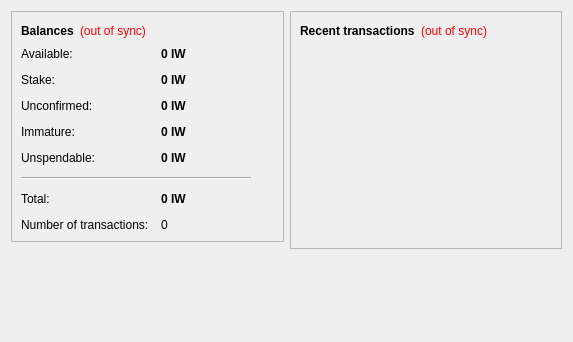
<?xml version="1.0" encoding="UTF-8"?>
<ui version="4.0">
 <class>OverviewPage</class>
 <widget class="QWidget" name="OverviewPage">
  <property name="geometry">
   <rect>
    <x>0</x>
    <y>0</y>
    <width>573</width>
    <height>342</height>
   </rect>
  </property>
  <property name="windowTitle">
   <string>Form</string>
  </property>
  <layout class="QHBoxLayout" name="horizontalLayout" stretch="1,1">
   <item>
    <layout class="QVBoxLayout" name="verticalLayout_2">
     <item>
      <widget class="QFrame" name="frame">
       <property name="frameShape">
        <enum>QFrame::StyledPanel</enum>
       </property>
       <property name="frameShadow">
        <enum>QFrame::Raised</enum>
       </property>
       <layout class="QVBoxLayout" name="verticalLayout_4">
        <item>
         <layout class="QHBoxLayout" name="horizontalLayout_4">
          <item>
           <widget class="QLabel" name="label_5">
            <property name="font">
             <font>
              <weight>75</weight>
              <bold>true</bold>
             </font>
            </property>
            <property name="text">
             <string>Balances</string>
            </property>
           </widget>
          </item>
          <item>
           <widget class="QLabel" name="labelWalletStatus">
            <property name="toolTip">
             <string>The displayed information may be out of date. Your wallet automatically synchronizes with the iWalletCoin network after a connection is established, but this process has not completed yet.</string>
            </property>
            <property name="styleSheet">
             <string notr="true">QLabel { color: red; }</string>
            </property>
            <property name="text">
             <string notr="true">(out of sync)</string>
            </property>
            <property name="alignment">
             <set>Qt::AlignLeading|Qt::AlignLeft|Qt::AlignVCenter</set>
            </property>
           </widget>
          </item>
          <item>
           <spacer name="horizontalSpacer_2">
            <property name="orientation">
             <enum>Qt::Horizontal</enum>
            </property>
            <property name="sizeHint" stdset="0">
             <size>
              <width>40</width>
              <height>20</height>
             </size>
            </property>
           </spacer>
          </item>
         </layout>
        </item>
        <item>
         <layout class="QFormLayout" name="formLayout_2">
          <property name="fieldGrowthPolicy">
           <enum>QFormLayout::AllNonFixedFieldsGrow</enum>
          </property>
          <property name="horizontalSpacing">
           <number>12</number>
          </property>
          <property name="verticalSpacing">
           <number>12</number>
          </property>
          <item row="0" column="0">
           <widget class="QLabel" name="labelAvailableText">
            <property name="toolTip">
             <string>Your current available balance</string>
            </property>
            <property name="text">
             <string>Available:</string>
            </property>
           </widget>
          </item>
          <item row="0" column="1">
           <widget class="QLabel" name="labelAvailable">
            <property name="font">
             <font>
              <weight>75</weight>
              <bold>true</bold>
             </font>
            </property>
            <property name="cursor">
             <cursorShape>IBeamCursor</cursorShape>
            </property>
            <property name="toolTip">
             <string>Your current available balance</string>
            </property>
            <property name="text">
             <string notr="true">0 IW</string>
            </property>
            <property name="alignment">
             <set>Qt::AlignLeading|Qt::AlignLeft|Qt::AlignVCenter</set>
            </property>
            <property name="textInteractionFlags">
             <set>Qt::LinksAccessibleByMouse|Qt::TextSelectableByKeyboard|Qt::TextSelectableByMouse</set>
            </property>
           </widget>
          </item>
          <item row="1" column="0">
           <widget class="QLabel" name="label_6">
            <property name="toolTip">
             <string>Total of coins that was staked, and do not yet count toward the current balance</string>
            </property>
            <property name="text">
             <string>Stake:</string>
            </property>
           </widget>
          </item>
          <item row="1" column="1">
           <widget class="QLabel" name="labelStake">
            <property name="font">
             <font>
              <weight>75</weight>
              <bold>true</bold>
             </font>
            </property>
            <property name="cursor">
             <cursorShape>IBeamCursor</cursorShape>
            </property>
            <property name="toolTip">
             <string>Total of coins that was staked, and do not yet count toward the current balance</string>
            </property>
            <property name="text">
             <string notr="true">0 IW</string>
            </property>
            <property name="alignment">
             <set>Qt::AlignLeading|Qt::AlignLeft|Qt::AlignVCenter</set>
            </property>
            <property name="textInteractionFlags">
             <set>Qt::LinksAccessibleByMouse|Qt::TextSelectableByKeyboard|Qt::TextSelectableByMouse</set>
            </property>
           </widget>
          </item>
          <item row="2" column="0">
           <widget class="QLabel" name="label_3">
            <property name="toolTip">
             <string>Total of transactions that have yet to be confirmed, and do not yet count toward the current balance</string>
            </property>
            <property name="text">
             <string>Unconfirmed:</string>
            </property>
           </widget>
          </item>
          <item row="2" column="1">
           <widget class="QLabel" name="labelUnconfirmed">
            <property name="font">
             <font>
              <weight>75</weight>
              <bold>true</bold>
             </font>
            </property>
            <property name="cursor">
             <cursorShape>IBeamCursor</cursorShape>
            </property>
            <property name="toolTip">
             <string>Total of transactions that have yet to be confirmed, and do not yet count toward the current balance</string>
            </property>
            <property name="text">
             <string notr="true">0 IW</string>
            </property>
            <property name="alignment">
             <set>Qt::AlignLeading|Qt::AlignLeft|Qt::AlignVCenter</set>
            </property>
            <property name="textInteractionFlags">
             <set>Qt::LinksAccessibleByMouse|Qt::TextSelectableByKeyboard|Qt::TextSelectableByMouse</set>
            </property>
           </widget>
          </item>
          <item row="3" column="0">
           <widget class="QLabel" name="labelImmatureText">
            <property name="toolTip">
             <string>Mined balance that has not yet matured</string>
            </property>
            <property name="text">
             <string>Immature:</string>
            </property>
           </widget>
          </item>
          <item row="3" column="1">
           <widget class="QLabel" name="labelImmature">
            <property name="font">
             <font>
              <weight>75</weight>
              <bold>true</bold>
             </font>
            </property>
            <property name="toolTip">
             <string>Mined balance that has not yet matured</string>
            </property>
            <property name="text">
             <string notr="true">0 IW</string>
            </property>
            <property name="alignment">
             <set>Qt::AlignLeading|Qt::AlignLeft|Qt::AlignVCenter</set>
            </property>
            <property name="textInteractionFlags">
             <set>Qt::LinksAccessibleByMouse|Qt::TextSelectableByKeyboard|Qt::TextSelectableByMouse</set>
            </property>
           </widget>
          </item>
          <item row="4" column="0">
           <widget class="QLabel" name="labelBalanceWatchOnlyText">
            <property name="toolTip">
             <string>Your unspendable balance</string>
            </property>
            <property name="text">
             <string>Unspendable:</string>
            </property>
           </widget>
          </item>
          <item row="4" column="1">
           <widget class="QLabel" name="labelBalanceWatchOnly">
            <property name="font">
             <font>
              <weight>75</weight>
              <bold>true</bold>
             </font>
            </property>
            <property name="cursor">
             <cursorShape>IBeamCursor</cursorShape>
            </property>
            <property name="toolTip">
             <string>Your unspendable balance</string>
            </property>
            <property name="text">
             <string notr="true">0 IW</string>
            </property>
            <property name="alignment">
             <set>Qt::AlignLeading|Qt::AlignLeft|Qt::AlignVCenter</set>
            </property>
            <property name="textInteractionFlags">
             <set>Qt::LinksAccessibleByMouse|Qt::TextSelectableByKeyboard|Qt::TextSelectableByMouse</set>
            </property>
           </widget>
          </item>
          <item row="5" column="0" colspan="2">
           <widget class="Line" name="line">
            <property name="maximumSize">
             <size>
              <width>230</width>
              <height>16777215</height>
             </size>
            </property>
            <property name="orientation">
             <enum>Qt::Horizontal</enum>
            </property>
           </widget>
          </item>
          <item row="6" column="0">
           <widget class="QLabel" name="labelTotalText">
            <property name="toolTip">
             <string>Your current total balance</string>
            </property>
            <property name="text">
             <string>Total:</string>
            </property>
           </widget>
          </item>
          <item row="6" column="1">
           <widget class="QLabel" name="labelTotal">
            <property name="font">
             <font>
              <weight>75</weight>
              <bold>true</bold>
             </font>
            </property>
            <property name="toolTip">
             <string>Your current total balance</string>
            </property>
            <property name="text">
             <string notr="true">0 IW</string>
            </property>
            <property name="alignment">
             <set>Qt::AlignLeading|Qt::AlignLeft|Qt::AlignVCenter</set>
            </property>
            <property name="textInteractionFlags">
             <set>Qt::LinksAccessibleByMouse|Qt::TextSelectableByKeyboard|Qt::TextSelectableByMouse</set>
            </property>
           </widget>
          </item>
          <item row="7" column="0">
           <widget class="QLabel" name="label_2">
            <property name="toolTip">
             <string>Total number of transactions in wallet</string>
            </property>
            <property name="text">
             <string>Number of transactions:</string>
            </property>
           </widget>
          </item>
          <item row="7" column="1">
           <widget class="QLabel" name="labelNumTransactions">
            <property name="toolTip">
             <string>Total number of transactions in wallet</string>
            </property>
            <property name="text">
             <string notr="true">0</string>
            </property>
           </widget>
          </item>
         </layout>
        </item>
       </layout>
      </widget>
     </item>
     <item>
      <spacer name="verticalSpacer">
       <property name="orientation">
        <enum>Qt::Vertical</enum>
       </property>
       <property name="sizeHint" stdset="0">
        <size>
         <width>20</width>
         <height>40</height>
        </size>
       </property>
      </spacer>
     </item>
    </layout>
   </item>
   <item>
    <layout class="QVBoxLayout" name="verticalLayout_3">
     <item>
      <widget class="QFrame" name="frame_2">
       <property name="frameShape">
        <enum>QFrame::StyledPanel</enum>
       </property>
       <property name="frameShadow">
        <enum>QFrame::Raised</enum>
       </property>
       <layout class="QVBoxLayout" name="verticalLayout">
        <item>
         <layout class="QHBoxLayout" name="horizontalLayout_2">
          <item>
           <widget class="QLabel" name="label_4">
            <property name="text">
             <string>&lt;b&gt;Recent transactions&lt;/b&gt;</string>
            </property>
           </widget>
          </item>
          <item>
           <widget class="QLabel" name="labelTransactionsStatus">
            <property name="toolTip">
             <string>The displayed information may be out of date. Your wallet automatically synchronizes with the iWalletCoin network after a connection is established, but this process has not completed yet.</string>
            </property>
            <property name="styleSheet">
             <string notr="true">QLabel { color: red; }</string>
            </property>
            <property name="text">
             <string notr="true">(out of sync)</string>
            </property>
            <property name="alignment">
             <set>Qt::AlignRight|Qt::AlignTrailing|Qt::AlignVCenter</set>
            </property>
           </widget>
          </item>
          <item>
           <spacer name="horizontalSpacer">
            <property name="orientation">
             <enum>Qt::Horizontal</enum>
            </property>
            <property name="sizeHint" stdset="0">
             <size>
              <width>40</width>
              <height>20</height>
             </size>
            </property>
           </spacer>
          </item>
         </layout>
        </item>
        <item>
         <widget class="QListView" name="listTransactions">
          <property name="styleSheet">
           <string notr="true">QListView { background: transparent; }</string>
          </property>
          <property name="frameShape">
           <enum>QFrame::NoFrame</enum>
          </property>
          <property name="verticalScrollBarPolicy">
           <enum>Qt::ScrollBarAlwaysOff</enum>
          </property>
          <property name="horizontalScrollBarPolicy">
           <enum>Qt::ScrollBarAlwaysOff</enum>
          </property>
          <property name="selectionMode">
           <enum>QAbstractItemView::NoSelection</enum>
          </property>
         </widget>
        </item>
       </layout>
      </widget>
     </item>
     <item>
      <spacer name="verticalSpacer_2">
       <property name="orientation">
        <enum>Qt::Vertical</enum>
       </property>
       <property name="sizeHint" stdset="0">
        <size>
         <width>20</width>
         <height>40</height>
        </size>
       </property>
      </spacer>
     </item>
    </layout>
   </item>
  </layout>
 </widget>
 <resources/>
 <connections/>
</ui>
